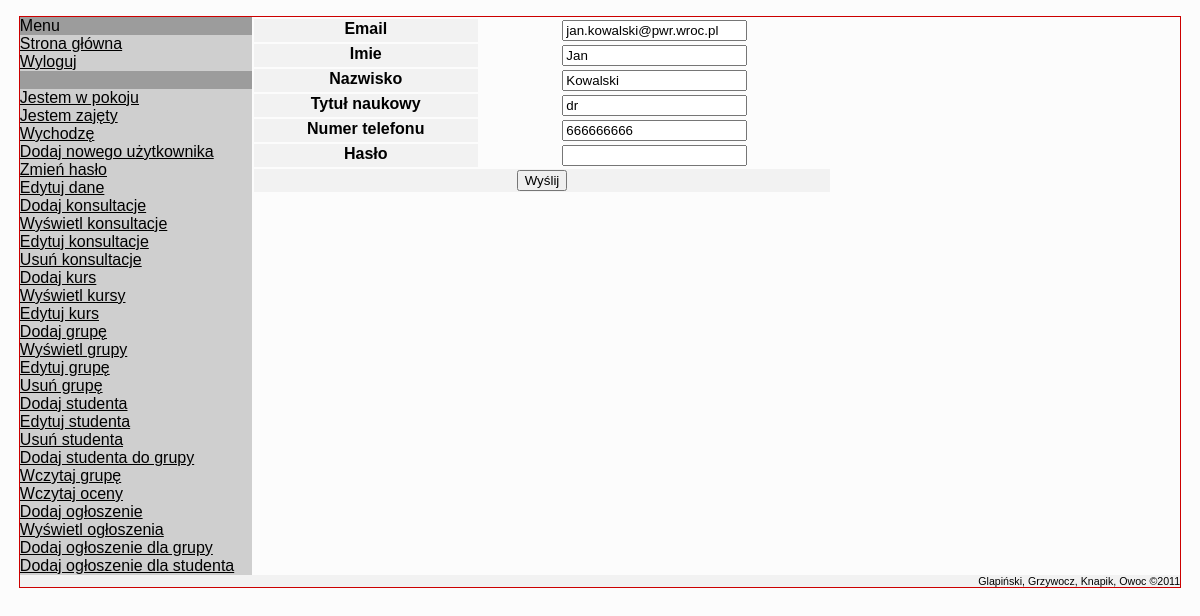
The page /backend/admin.php?action=admin_mgmt_edytuj (signed in) on the database its author committed.
### tables this page shows
create table prowadzacy
(
   id_osoby             smallint not null auto_increment,
   imie                 varchar(50) not null,
   nazwisko             varchar(50) not null,
   stopien_naukowy      varchar(20) not null,
   status               enum('jest','nie ma','jest zajety'),
   email                varchar(50) not null,
   nr_telefonu          int,
   haslo                varchar(20) not null,
   potwierdzony         bool,
   primary key (id_osoby)
);

### backend/admin_dane.php (the view, shortened to what this page needs)
<?php
function add_admin_box_edytuj($err,&$db)
{
	echo "<form action=\"admin.php?action=admin_mgmt_edytuj\" method=\"POST\" accept-charset=\"UTF-8\">";
	echo "<table class=\"formularz\">";
	$query = 'SELECT email, imie, nazwisko, stopien_naukowy, nr_telefonu FROM prowadzacy WHERE email = \''.$_SESSION['user'].'\'';
	$wynik = $db->query($query);
	$w = $wynik->fetch_assoc();
	echo "<tr><th>Email</th><td><input type=\"text\" name=\"email\" value=\"".$w['email'].""; echo stripslashes($wiersz['email']); echo "\" /></td></tr>";
	echo "<tr><th>Imie</th><td><input type=\"text\" name=\"imie\" value=\"".$w['imie'].""; echo stripslashes($wiersz['imie']); echo "\" /></td></tr>";
	echo "<tr><th>Nazwisko</th><td><input type=\"text\" name=\"nazwisko\" value=\"".$w['nazwisko'].""; echo stripslashes($wiersz['nazwisko']); echo "\" /></td></tr>";
	echo "<tr><th>Tytuł naukowy</th><td><input type=\"text\" name=\"stopien_naukowy\" value=\"".$w['stopien_naukowy'].""; echo stripslashes($wiersz['stopien_naukowy']); echo "\" /></td></tr>";
	echo "<tr><th>Numer telefonu</th><td><input type=\"text\" name=\"telefon\" value=\"".$w['nr_telefonu'].""; echo stripslashes($wiersz['nr_telefonu']); echo "\" /></td></tr>";
	echo "<tr><th>Hasło</th><td><input type=\"password\" name=\"pwd\" /></td></tr>";
	echo "<tr><th colspan=\"2\"><input type=\"submit\" value=\"Wyślij\" /></th></tr>";
	echo "</table>";
	echo "</form>";
}
?>

### backend/css/style.css (style rules this page uses)
body { font-family: helvetica; font-size: 1em; background-color: #fcfcfc; content="text/html; charset=UTF-8"; http-equiv="Content-Type"; }
table { width: 80%; margin-bottom: 1em; }
table.formularz { width: 50%; }
th { background-color: #f2f2f2; vertical-align: top; }
td { text-align: center; vertical-align: top; }

### rows shown on the page
prowadzacy: email "jan.kowalski@pwr.wroc.pl", imie "Jan", nazwisko "Kowalski", stopien_naukowy "dr", telefon "666666666"

### other values the page prints
$var "Strona główna"
$var "Wyloguj"
$var "Jestem w pokoju"
$var "Jestem zajęty"
$var "Wychodzę"
$var "Dodaj nowego użytkownika"
$var "Zmień hasło"
$var "Edytuj dane"
$var "Dodaj konsultacje"
$var "Wyświetl konsultacje"
$var "Edytuj konsultacje"
$var "Usuń konsultacje"
$var "Dodaj kurs"
$var "Wyświetl kursy"
$var "Edytuj kurs"
